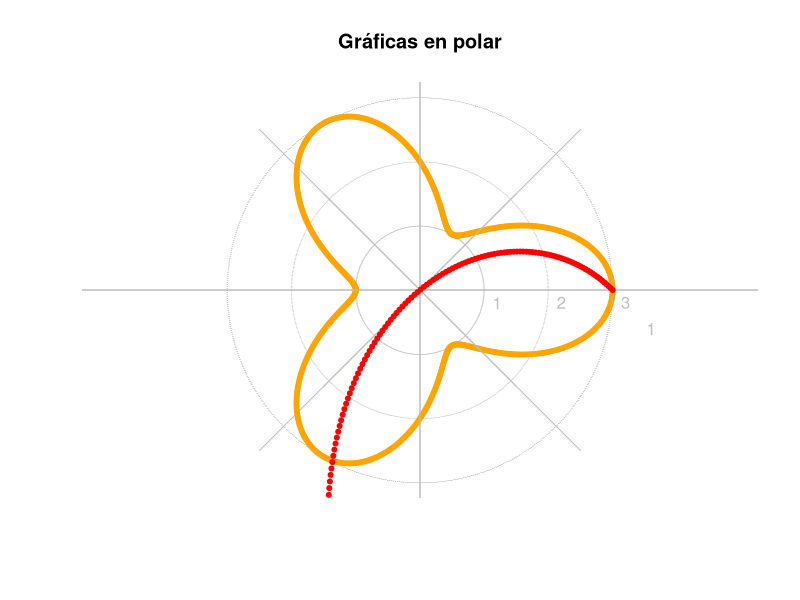
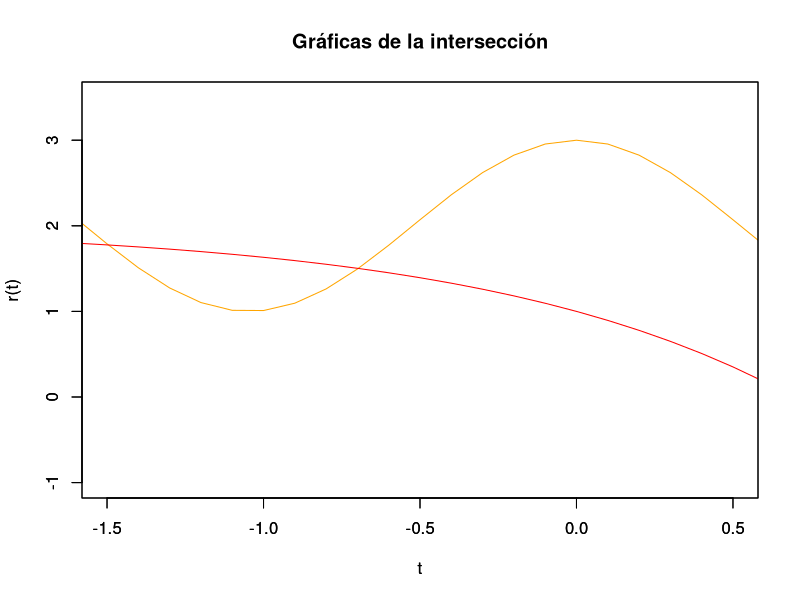
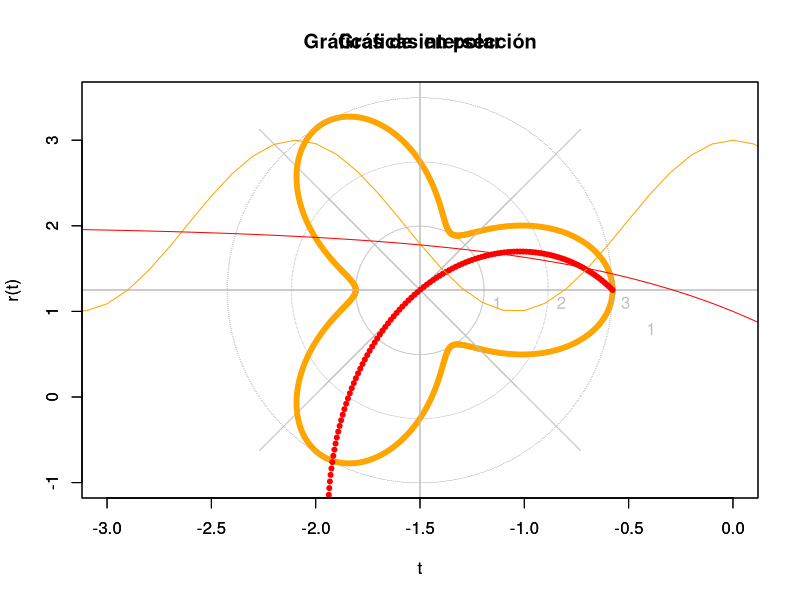

Here is the R script that generated these plots, in order:

##################################
#       PUNTO 4
##################################

rm(list=ls())

polar <- function (theta, r, color=4)
{
  y <- 0
  x <- 0
  ejex <- 1
  
  for (i in 1:length(r)){
    if(is.nan(r[i])== T){
      r[i] <- 0
    }
  }
  
  angulo <- seq(-max(theta),max(theta),by=theta[2]-theta[1])
  y <- r*sin(theta)
  x <- r*cos(theta)
  plot.new()
  plot.window(xlim = c(-max(r), max(r)), ylim = c(-max(r), max(r)), asp = 1)
  
  aux <- max(r)
  # Dibuja los ejes.
  while (aux > 0){
    fi <- aux*sin(angulo)
    cir <- aux*cos(angulo)
    points(cir,fi,pch="-",col="gray",cex=0.3)
    text(ejex+0.2,-0.2,ejex,col="gray")
    ejex <- ejex + 1
    aux <- aux - 1
  }
  
  abline(v=((max(cir)+min(cir))/2),col="gray")
  abline(h=((max(cir)+min(cir))/2),col="gray")
  segments(-max(r)+0.5,-max(r)+0.5,max(r)-0.5,max(r)-0.5,col="gray")
  segments(-max(r)+0.5,max(r)-0.5,max(r)-0.5,-max(r)+0.5,col="gray")
  
  points(x,y,pch=20,col=color,cex=1)
  
}

##################################
#       PUNTO 4 - Biseccion
##################################

Original <-function(t) (2+cos(3*t))
Original2 <-function(t) (2-(exp(1)^t))

Fx <- function(x) (cos(3*x)+(exp(1)^x))

biseccion = function(a,b,err) {
  
  #Grafica
  dim <- seq(0, 2*pi, by=pi/300) 
  r=2+cos(3*dim)
  r2=2-(exp(1)^dim)
  polar(dim,r,"orange")
  par(new=TRUE)
  polar(dim,r2,"red")
  par(new=TRUE)
  title(main="Gráficas en polar")
  
  inf = a
  sup = b
  aux = 0
  aux2 = 0
  it = 0
  result = Fx(b)
  
  l <- 1
  Sys.sleep(8)
  while(err < abs(result)){
    it = it + 1
    
    if((Fx(inf)*Fx(sup))<0){
      aux = (sup+inf)/2
      aux2 = Fx(aux)
      
      if(abs(aux2) < err){
        break
      }else{
        if((Fx(inf)*aux2)>0){
          inf =  aux
        }else{
          sup = aux
        }
      }
      l[[it]] <- aux
    }else{
      cat("Intervalo no valido\n")
      break
    }
  }
  
  #Grafica de la Solución
  x = seq(-4,2,0.1)
  
  plot(x,Original(x),type="l",xlim=c(-1.5,0.5),ylim=c(-1,3.5), col="orange",xlab="t",ylab="r(t)")
  par(new=TRUE)
  plot(x,Original2(x),type="l", xlim=c(-1.5,0.5),ylim=c(-1,3.5), col="red",xlab="t",ylab="r(t)")
  title(main="Gráficas de la intersección")
  
  cat("It=",it,"t =",aux,"rad ","r(t) = ",Original(aux),"\n")
}

biseccion(-1,1,10e-6)



##################################
#       PUNTO 4 
##################################

rm(list=ls())

polar <- function (theta, r, color=4)
{
  y <- 0
  x <- 0
  ejex <- 1
  
  for (i in 1:length(r)){
    if(is.nan(r[i])== T){
      r[i] <- 0
    }
  }
  
  angulo <- seq(-max(theta),max(theta),by=theta[2]-theta[1])
  y <- r*sin(theta)
  x <- r*cos(theta)
  plot.new()
  plot.window(xlim = c(-max(r), max(r)), ylim = c(-max(r), max(r)), asp = 1)
  
  aux <- max(r)
  # Dibuja los ejes.
  while (aux > 0){
    fi <- aux*sin(angulo)
    cir <- aux*cos(angulo)
    points(cir,fi,pch="-",col="gray",cex=0.3)
    text(ejex+0.2,-0.2,ejex,col="gray")
    ejex <- ejex + 1
    aux <- aux - 1
  }
  
  abline(v=((max(cir)+min(cir))/2),col="gray")
  abline(h=((max(cir)+min(cir))/2),col="gray")
  segments(-max(r)+0.5,-max(r)+0.5,max(r)-0.5,max(r)-0.5,col="gray")
  segments(-max(r)+0.5,max(r)-0.5,max(r)-0.5,-max(r)+0.5,col="gray")
  
  points(x,y,pch=20,col=color,cex=1)
  
}

##################################
#       PUNTO 4 - Newton
##################################

Original <-function(t) (2+cos(3*t))
Original2 <-function(t) (2-(exp(1)^t))
Fx <- function(x) (cos(3*x)+(exp(1)^x))
F1x <- function(x) ((-3*sin(3*x))+(exp(1)^x))

newton <- function(a,b,error) 
{
  dim <- seq(0, 2*pi, by=pi/300) 
  r=2+cos(3*dim)
  r2=2-(exp(1)^dim)
  polar(dim,r,"orange")
  par(new=TRUE)
  polar(dim,r2,"red")
  par(new=TRUE)
  title(main="Gráficas en polar")
  
  x0 = (a+b)/2;
  it = 0
  l <- 1
  repeat
  {
    cr = Fx(x0)/F1x(x0)
    x1 = x0 - cr
    dx = abs(cr)
    x0 = x1
    
    it = it+1
    l[[it]] <- x1
    
    if(dx <= error ) break;
  }
  
  x = seq(-4,2,0.1)
  par(new=TRUE)
  plot(x,Original(x),type="l",xlim=c(-3,0),ylim=c(-1,3.5), col="orange",xlab="t",ylab="r(t)")
  par(new=TRUE)
  plot(x,Original2(x),type="l", xlim=c(-3,0),ylim=c(-1,3.5), col="red",xlab="t",ylab="r(t)")
  title(main="Gráficas de intersección")
  
  cat("It= ", it, " t = ", x1,"rad ","r(t) = ",Original(x1),"\n")
}

newton(-1,1,10e-6)
